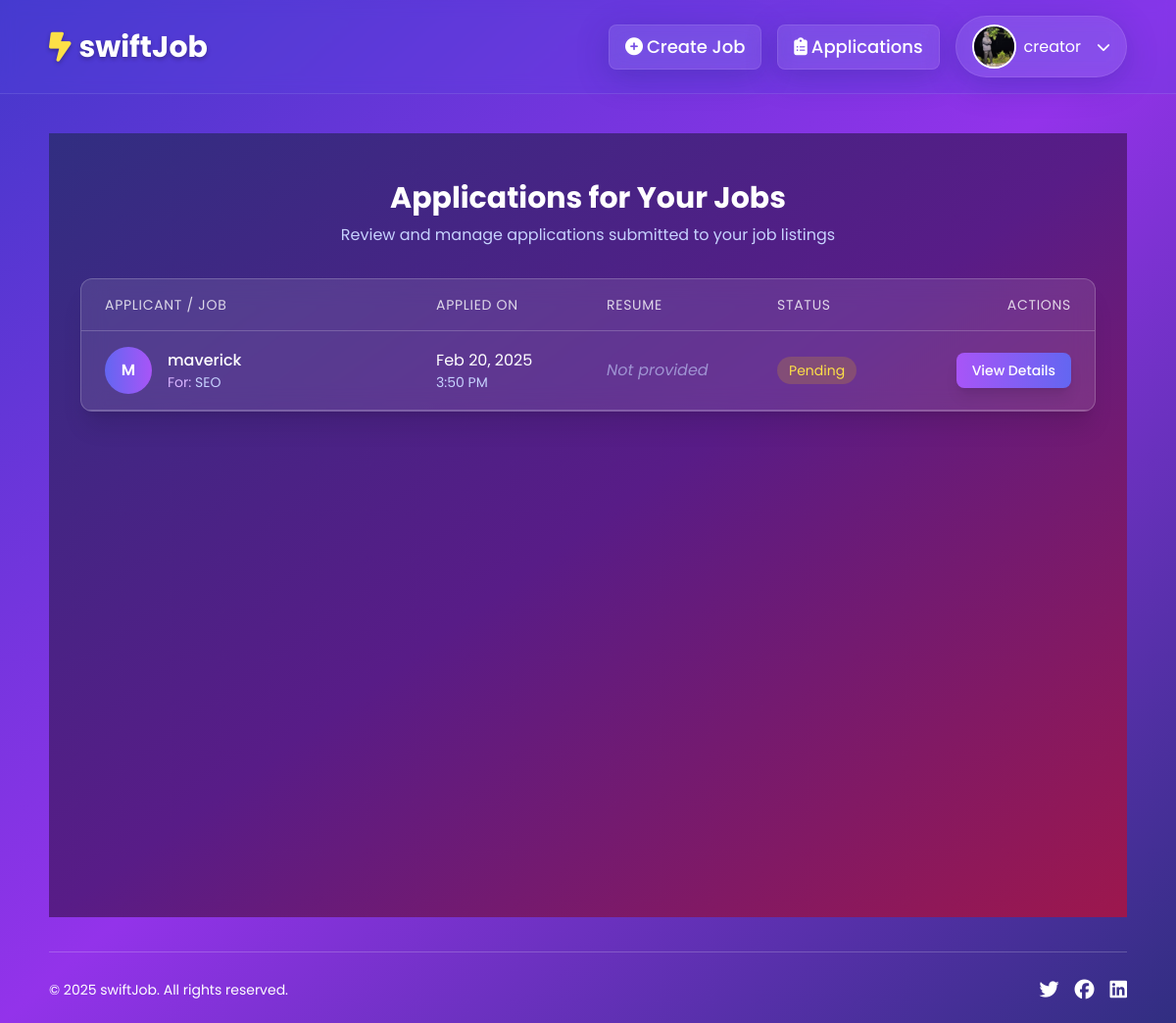
The app's page /application/applications/ (signed in), older data.
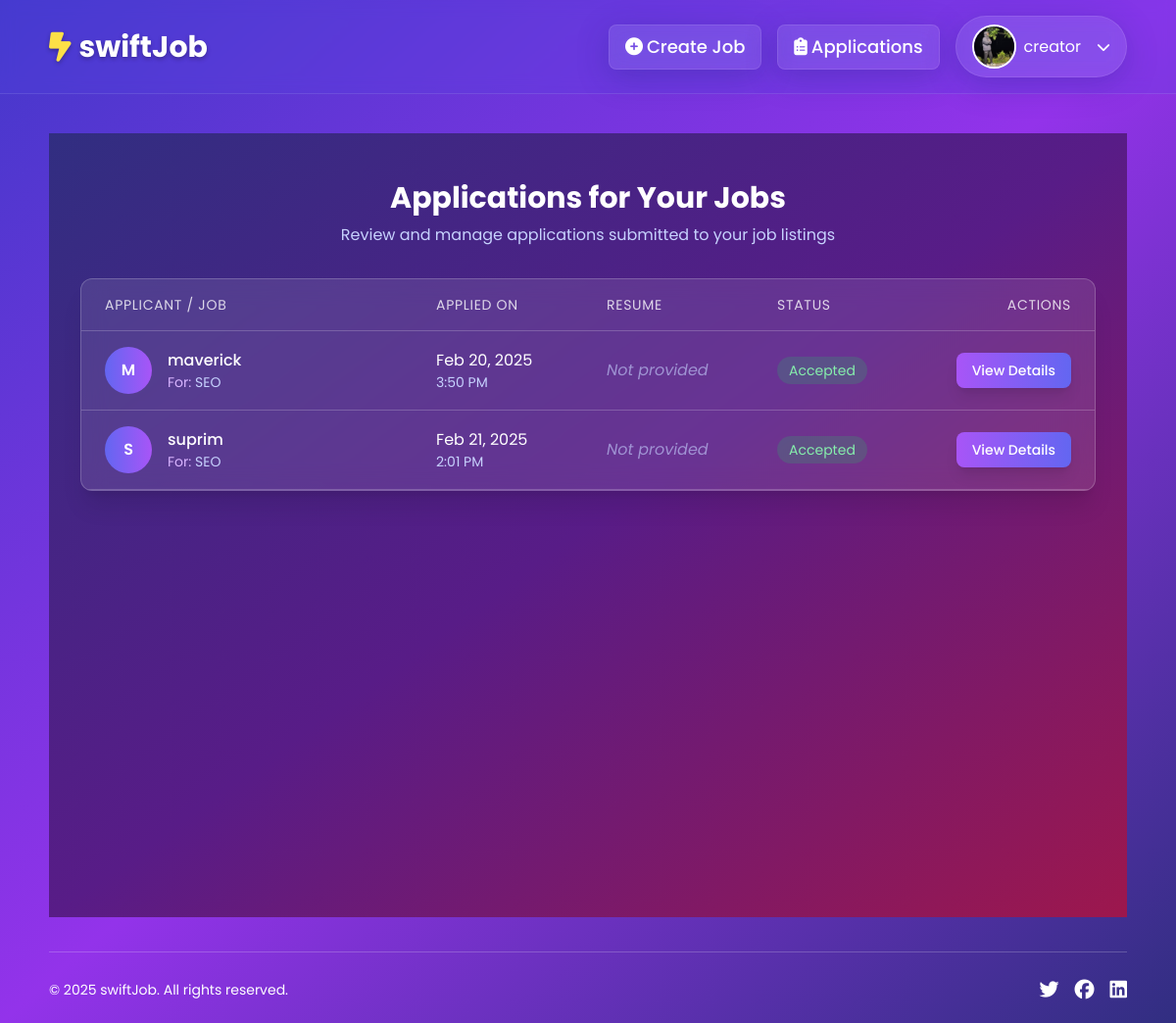
The same page, newer data.
### application/models.py (models this page shows, shortened)
class Apply(models.Model):
    STATUS_CHOICES = [
        ('in_progress', 'In Progress'),
        ('accepted', 'Accepted'),
        ('rejected', 'Rejected')
    ]
    job = models.ForeignKey(JobCreation, on_delete=models.CASCADE)
    applicant = models.ForeignKey(User,on_delete=models.CASCADE)
    cover_letter = models.TextField()
    resume = models.FileField(upload_to='resume/',null=True,blank=True)
    date_applied = models.DateTimeField(auto_now_add=True)
    status = models.CharField(max_length=20, choices=STATUS_CHOICES, default='in_progress')

### job/models.py (models this page shows, shortened)
class JobCreation(models.Model):
    job_creator = models.ForeignKey(User, on_delete=models.CASCADE)
    job_title = models.CharField(max_length=200)
    category = models.ForeignKey(Category, on_delete=models.CASCADE)
    job_description = models.TextField()
    min_price = models.IntegerField(validators=[MinValueValidator(0)],default=0)
    max_price = models.IntegerField(validators=[MinValueValidator(0)])
    min_time = models.IntegerField(validators=[MinValueValidator(0)])
    max_time = models.IntegerField(validators=[MinValueValidator(0)])
    location = models.CharField(max_length=50,null=True,blank=True)
    required_skills = models.ManyToManyField(Skill)
    experience = models.ForeignKey(Experience, on_delete=models.SET_NULL,null=True,blank=True)
    created_at = models.DateTimeField(auto_now_add=True)
    slug = models.SlugField(unique=True,null=True,blank=True)

### application/views.py (the view)
# urls.py: path('applications/',views.application_view,name='applications') ,
@login_required
def application_view(request):
    jobs = JobCreation.objects.filter(job_creator=request.user)
    applications = Apply.objects.filter(job__in=jobs).annotate(
        status_order=Case(
            When(status='in_progress', then=Value(1)),
            When(status='accepted', then=Value(2)),
            When(status='rejected', then=Value(3)),
            output_field=IntegerField(),
        )
    ).order_by('status_order')
    context = {
        'applications':applications
    }
    return render(request,'application/application.html',context)

### application/templates/application/application.html (shortened to what the changed rows need)
{% extends 'base.html' %}
{% load static %}
{% block content %}
<div class="min-h-screen bg-gradient-to-br from-indigo-900 via-purple-900 to-pink-800 py-12 px-4 sm:px-6 lg:px-8">
    <div class="max-w-6xl mx-auto">
        <div class="mb-8 text-center">
            <h1 class="text-3xl font-bold text-white mb-2">Applications for Your Jobs</h1>
        </div>
        {% if applications %}
            <div class="backdrop-blur-md bg-white/10 rounded-xl shadow-xl overflow-hidden border border-white/20">
                {% for application in applications %}
                <div class="border-b border-white/20 hover:bg-white/5 transition duration-150">
                    <div class="hidden md:flex items-center py-4">
                        <div class="w-2/5 px-6">
                            <div class="flex items-center">
                                <div class="flex-shrink-0 h-12 w-12 rounded-full bg-gradient-to-r from-indigo-500 to-purple-500 flex items-center justify-center text-white font-semibold">
                                    {{ application.applicant.username|first|upper }}
                                </div>
                                <div class="ml-4">
                                    <div class="font-medium text-white">{{ application.applicant.get_full_name|default:application.applicant.username }}</div>
                                    <div class="text-sm text-indigo-200">
                                        <span class="text-purple-300">For:</span> {{ application.job.job_title }}
                                    </div>
                                </div>
                            </div>
                        </div>
                        <div class="w-1/5 px-6">
                            <div class="text-white">{{ application.date_applied|date:"M d, Y" }}</div>
                            <div class="text-sm text-indigo-200">{{ application.date_applied|time:"g:i A" }}</div>
                        </div>
                        <div class="w-1/5 px-6">
                            {% if application.resume %}
                                <a href="{{ application.resume.url }}" target="_blank" class="text-purple-300 hover:text-purple-200 flex items-center group">
                                    <svg xmlns="http://www.w3.org/2000/svg" class="h-5 w-5 mr-2 group-hover:scale-110 transition-transform" fill="none" viewBox="0 0 24 24" stroke="currentColor">
                                        <path stroke-linecap="round" stroke-linejoin="round" stroke-width="2" d="M9 12h6m-6 4h6m2 5H7a2 2 0 01-2-2V5a2 2 0 012-2h5.586a1 1 0 01.707.293l5.414 5.414a1 1 0 01.293.707V19a2 2 0 01-2 2z" />
                                    </svg>
                                    View Resume
                                </a>
                            {% else %}
                                <span class="text-indigo-200/60 italic">Not provided</span>
                            {% endif %}
                        </div>
                        <div class="w-1/5 px-6">
                            {% if application.status == 'in_progress' %}
                                <span class="bg-yellow-500 bg-opacity-20 text-yellow-300 text-sm px-3 py-1 rounded-full">Pending</span>
                            {% elif application.status == 'reviewing' %}
                                <span class="bg-blue-500 bg-opacity-20 text-blue-300 text-sm px-3 py-1 rounded-full">Reviewing</span>
                            {% elif application.status == 'accepted' %}
                                <span class="bg-green-500 bg-opacity-20 text-green-300 text-sm px-3 py-1 rounded-full">Accepted</span>
                            {% elif application.status == 'rejected' %}
                                <span class="bg-red-500 bg-opacity-20 text-red-300 text-sm px-3 py-1 rounded-full">Rejected</span>
                            {% endif %}
                        </div>
                        <div class="w-1/5 px-6 text-right">
                            <a href="{% url 'application:application-detail' application.id %}"
                               class="inline-flex items-center px-4 py-2 rounded-lg bg-gradient-to-r from-purple-500 to-indigo-500 hover:from-purple-600 hover:to-indigo-600 text-white text-sm font-medium transition-all duration-200 hover:scale-105 shadow-lg hover:shadow-purple-500/25">
                                View Details
                            </a>
                        </div>
                    </div>
                </div>
                {% endfor %}
            </div>
        {% endif %}
    </div>
</div>
{% endblock %}

Row changes from the older to the newer data that the page shows:
changed Apply "Feb 20, 2025": status "Pending" → "Accepted"
added Apply: applicant.username|first "S", applicant.get_full_name "suprim", job.job_title "SEO", date_applied "Feb 21, 2025", date_applied "2:01 PM", resume "Not provided", status "Accepted"
